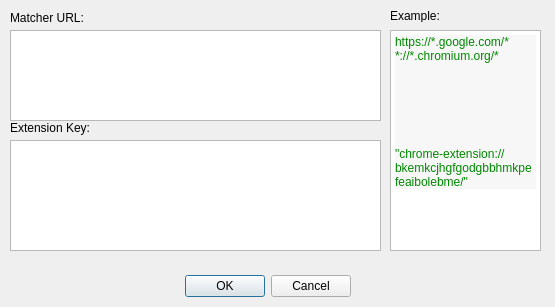
<?xml version="1.0" encoding="UTF-8"?>
<ui version="4.0">
 <class>MatchersDialog</class>
 <widget class="QDialog" name="MatchersDialog">
  <property name="geometry">
   <rect>
    <x>0</x>
    <y>0</y>
    <width>555</width>
    <height>307</height>
   </rect>
  </property>
  <property name="sizePolicy">
   <sizepolicy hsizetype="Fixed" vsizetype="Fixed">
    <horstretch>0</horstretch>
    <verstretch>0</verstretch>
   </sizepolicy>
  </property>
  <property name="windowTitle">
   <string>Dialog</string>
  </property>
  <widget class="QDialogButtonBox" name="buttonBox">
   <property name="geometry">
    <rect>
     <x>10</x>
     <y>270</y>
     <width>341</width>
     <height>32</height>
    </rect>
   </property>
   <property name="orientation">
    <enum>Qt::Horizontal</enum>
   </property>
   <property name="standardButtons">
    <set>QDialogButtonBox::Cancel|QDialogButtonBox::Ok</set>
   </property>
  </widget>
  <widget class="QLabel" name="label">
   <property name="geometry">
    <rect>
     <x>10</x>
     <y>10</y>
     <width>81</width>
     <height>16</height>
    </rect>
   </property>
   <property name="text">
    <string>Matcher URL:</string>
   </property>
  </widget>
  <widget class="QTextBrowser" name="textBrowser">
   <property name="geometry">
    <rect>
     <x>390</x>
     <y>30</y>
     <width>151</width>
     <height>221</height>
    </rect>
   </property>
   <property name="html">
    <string>&lt;!DOCTYPE HTML PUBLIC &quot;-//W3C//DTD HTML 4.0//EN&quot; &quot;http://www.w3.org/TR/REC-html40/strict.dtd&quot;&gt;
&lt;html&gt;&lt;head&gt;&lt;meta name=&quot;qrichtext&quot; content=&quot;1&quot; /&gt;&lt;style type=&quot;text/css&quot;&gt;
p, li { white-space: pre-wrap; }
&lt;/style&gt;&lt;/head&gt;&lt;body style=&quot; font-family:'SimSun'; font-size:9pt; font-weight:400; font-style:normal;&quot;&gt;
&lt;p style=&quot; margin-top:0px; margin-bottom:0px; margin-left:0px; margin-right:0px; -qt-block-indent:0; text-indent:0px; background-color:#f7f7f7;&quot;&gt;&lt;span style=&quot; font-family:'Source Code Pro,sans-serif'; color:#008800;&quot;&gt;https://*.google.com/*&lt;/span&gt;&lt;/p&gt;
&lt;p style=&quot; margin-top:0px; margin-bottom:0px; margin-left:0px; margin-right:0px; -qt-block-indent:0; text-indent:0px; background-color:#f7f7f7;&quot;&gt;&lt;span style=&quot; font-family:'Source Code Pro,sans-serif'; color:#008800;&quot;&gt;*://*.chromium.org/*&lt;/span&gt;&lt;/p&gt;
&lt;p style=&quot;-qt-paragraph-type:empty; margin-top:0px; margin-bottom:0px; margin-left:0px; margin-right:0px; -qt-block-indent:0; text-indent:0px; font-family:'Source Code Pro,sans-serif'; color:#008800; background-color:#f7f7f7;&quot;&gt;&lt;br /&gt;&lt;/p&gt;
&lt;p style=&quot;-qt-paragraph-type:empty; margin-top:0px; margin-bottom:0px; margin-left:0px; margin-right:0px; -qt-block-indent:0; text-indent:0px; font-family:'Source Code Pro,sans-serif'; color:#008800; background-color:#f7f7f7;&quot;&gt;&lt;br /&gt;&lt;/p&gt;
&lt;p style=&quot;-qt-paragraph-type:empty; margin-top:0px; margin-bottom:0px; margin-left:0px; margin-right:0px; -qt-block-indent:0; text-indent:0px; font-family:'Source Code Pro,sans-serif'; color:#008800; background-color:#f7f7f7;&quot;&gt;&lt;br /&gt;&lt;/p&gt;
&lt;p style=&quot;-qt-paragraph-type:empty; margin-top:0px; margin-bottom:0px; margin-left:0px; margin-right:0px; -qt-block-indent:0; text-indent:0px; font-family:'Source Code Pro,sans-serif'; color:#008800; background-color:#f7f7f7;&quot;&gt;&lt;br /&gt;&lt;/p&gt;
&lt;p style=&quot;-qt-paragraph-type:empty; margin-top:0px; margin-bottom:0px; margin-left:0px; margin-right:0px; -qt-block-indent:0; text-indent:0px; font-family:'Source Code Pro,sans-serif'; color:#008800; background-color:#f7f7f7;&quot;&gt;&lt;br /&gt;&lt;/p&gt;
&lt;p style=&quot;-qt-paragraph-type:empty; margin-top:0px; margin-bottom:0px; margin-left:0px; margin-right:0px; -qt-block-indent:0; text-indent:0px; font-family:'Source Code Pro,sans-serif'; color:#008800; background-color:#f7f7f7;&quot;&gt;&lt;br /&gt;&lt;/p&gt;
&lt;p style=&quot; margin-top:0px; margin-bottom:0px; margin-left:0px; margin-right:0px; -qt-block-indent:0; text-indent:0px; background-color:#f7f7f7;&quot;&gt;&lt;span style=&quot; font-family:'Source Code Pro,sans-serif'; color:#008800;&quot;&gt;&amp;quot;chrome-extension://bkemkcjhgfgodgbbhmkpefeaibolebme/&amp;quot;&lt;/span&gt;&lt;/p&gt;&lt;/body&gt;&lt;/html&gt;</string>
   </property>
  </widget>
  <widget class="QLabel" name="label_2">
   <property name="geometry">
    <rect>
     <x>390</x>
     <y>10</y>
     <width>54</width>
     <height>12</height>
    </rect>
   </property>
   <property name="text">
    <string>Example:</string>
   </property>
  </widget>
  <widget class="QPlainTextEdit" name="plainTextEdit">
   <property name="geometry">
    <rect>
     <x>10</x>
     <y>30</y>
     <width>371</width>
     <height>91</height>
    </rect>
   </property>
  </widget>
  <widget class="QLabel" name="label_3">
   <property name="geometry">
    <rect>
     <x>10</x>
     <y>120</y>
     <width>91</width>
     <height>16</height>
    </rect>
   </property>
   <property name="text">
    <string>Extension Key:</string>
   </property>
  </widget>
  <widget class="QPlainTextEdit" name="plainTextEdit_2">
   <property name="geometry">
    <rect>
     <x>10</x>
     <y>140</y>
     <width>371</width>
     <height>111</height>
    </rect>
   </property>
  </widget>
 </widget>
 <resources/>
 <connections>
  <connection>
   <sender>buttonBox</sender>
   <signal>accepted()</signal>
   <receiver>MatchersDialog</receiver>
   <slot>accept()</slot>
   <hints>
    <hint type="sourcelabel">
     <x>248</x>
     <y>254</y>
    </hint>
    <hint type="destinationlabel">
     <x>157</x>
     <y>274</y>
    </hint>
   </hints>
  </connection>
  <connection>
   <sender>buttonBox</sender>
   <signal>rejected()</signal>
   <receiver>MatchersDialog</receiver>
   <slot>reject()</slot>
   <hints>
    <hint type="sourcelabel">
     <x>316</x>
     <y>260</y>
    </hint>
    <hint type="destinationlabel">
     <x>286</x>
     <y>274</y>
    </hint>
   </hints>
  </connection>
 </connections>
</ui>
